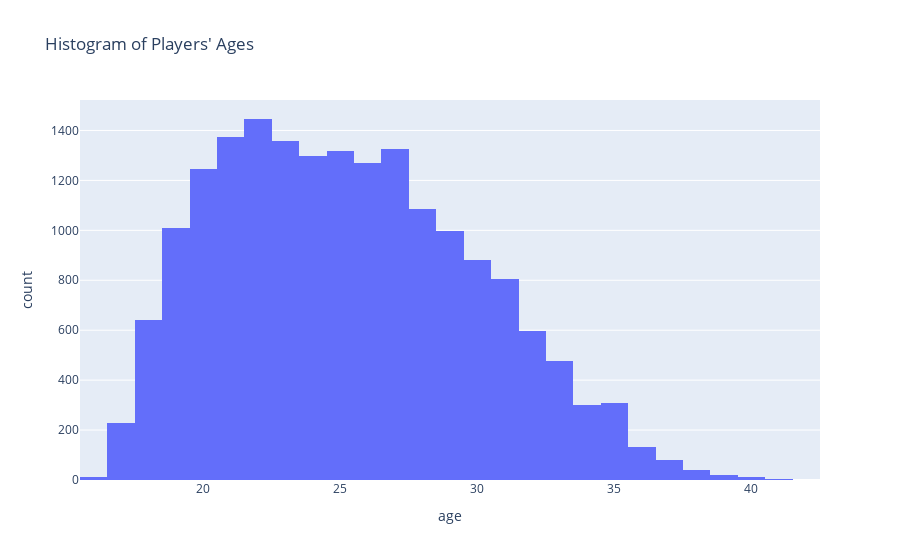

Notebook code for this chart:
### Markdown cell above
### Histogram of Players' Ages

### Code cell
fig = px.histogram(df_20, x = "age", title = "Histogram of Players' Ages")
fig.show()

### Figure 1 — Plotly figure (JSON) as saved in the notebook; plotly's stock layout.template omitted (floating-point values rounded to 4 significant figures; data arrays with more than 128 entries replaced by an {"elided": "..."} marker saying what was removed)
{"data": [{"alignmentgroup": "True", "bingroup": "x", "hovertemplate": "age=%{x}<br>count=%{y}<extra></extra>", "legendgroup": "", "marker": {"color": "#636efa"}, "name": "", "offsetgroup": "", "orientation": "v", "showlegend": false, "type": "histogram", "x": {"elided": "18278 int values"}, "xaxis": "x", "yaxis": "y"}], "layout": {"barmode": "relative", "legend": {"tracegroupgap": 0}, "title": {"text": "Histogram of Players' Ages"}, "xaxis": {"anchor": "y", "domain": [0, 1], "title": {"text": "age"}}, "yaxis": {"anchor": "x", "domain": [0, 1], "title": {"text": "count"}}}}
